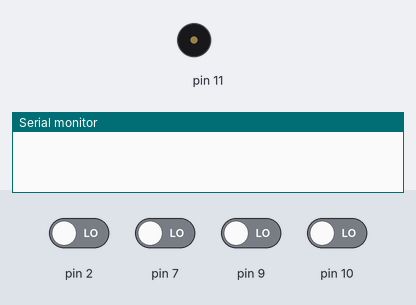
Bench run of a sketch on a simulated Arduino Uno, built with avr-gcc and run on an emulated ATmega328P. Shown: buzzer (waves = sounding), the last lines printed to the serial monitor. Inputs (shaded band) come from the test bench; at power-on: pin 2, pin 7, pin 9, pin 10 LOW.

Above: at 1.4 s.
1.5 s: pin 2 driven HIGH
At 1.9 s:
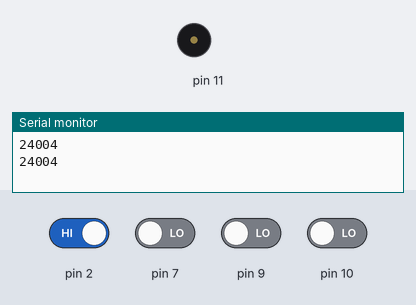
4.5 s: pin 9 driven HIGH
At 5.45 s:
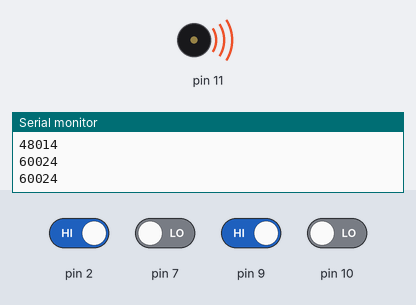
Timing chart, 0 to 13.5 s (numbered marks = the images above; inputs shaded):
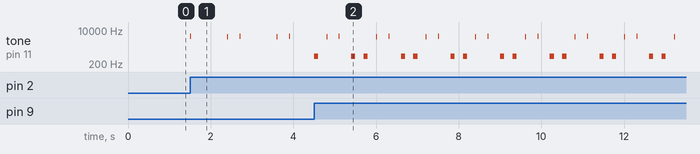

The sketch:

tone_test2.ino
```cpp
long T_BZ = 0;
bool beeped = 0;
bool beeped3 = 0;
bool beeped2 = 0;
void setup() {
  pinMode(2, INPUT);
  pinMode(7, INPUT);
  pinMode(11, OUTPUT);
  Serial.begin(9600);
}

void loop() {
  if (digitalRead(9) == HIGH) {
    tone(11, 5000, 70);
    tone(11, 500, 100);
  }
  if (digitalRead(10) == HIGH) {
    tone(11, 200, 70);
    tone(11, 3000, 100);
  }
  /*如上把2個tone黏起來可以製造滑音


     如下短音要用20， 下下是連2音
  */
  if (digitalRead(7) == HIGH && beeped == 0) {
    tone(11, 6500, 200);
    beeped = 1;
  }
  if (digitalRead(2) == HIGH && beeped2 == 0) {
   // Serial.println("1");
    if (T_BZ < millis() && beeped3 == 0) {
      tone(11, 5000, 10);
      T_BZ = millis() + 900;
      //Serial.println("2");
      beeped3 = 1;
    }
    if (T_BZ - 200 < millis() ) {
      tone(11, 4500, 15);
      //Serial.println("3");
      beeped3 = 0;
    }
    beeped2 = 1;
    Serial.print(T_BZ);
    Serial.println("4");

  }
  delay(300);
  beeped = 0;

  beeped2 = 0;
  //T_BZ = millis();

  /*
    delay(1000);*/


  /*
      if ((millis() - T_BZ) > 200 && beeped == 0) {
        tone(11, 7000, 130);
        T_BZ = millis();
        beeped = 1;
      }
      if (millis() - T_BZ > 600 && beeped == 1) {
        noTone(11);

        beeped = 0; tone(11, 5000, 100);
      }
  */


}
```

Measured:
- after the input at 1.5 s, tone on pin 11: silent → 5000 Hz at once, then repeats every 1.2 s: silent 0.89 s, 4500 Hz 0.02 s, silent 0.29 s, 5000 Hz 0.01 s
